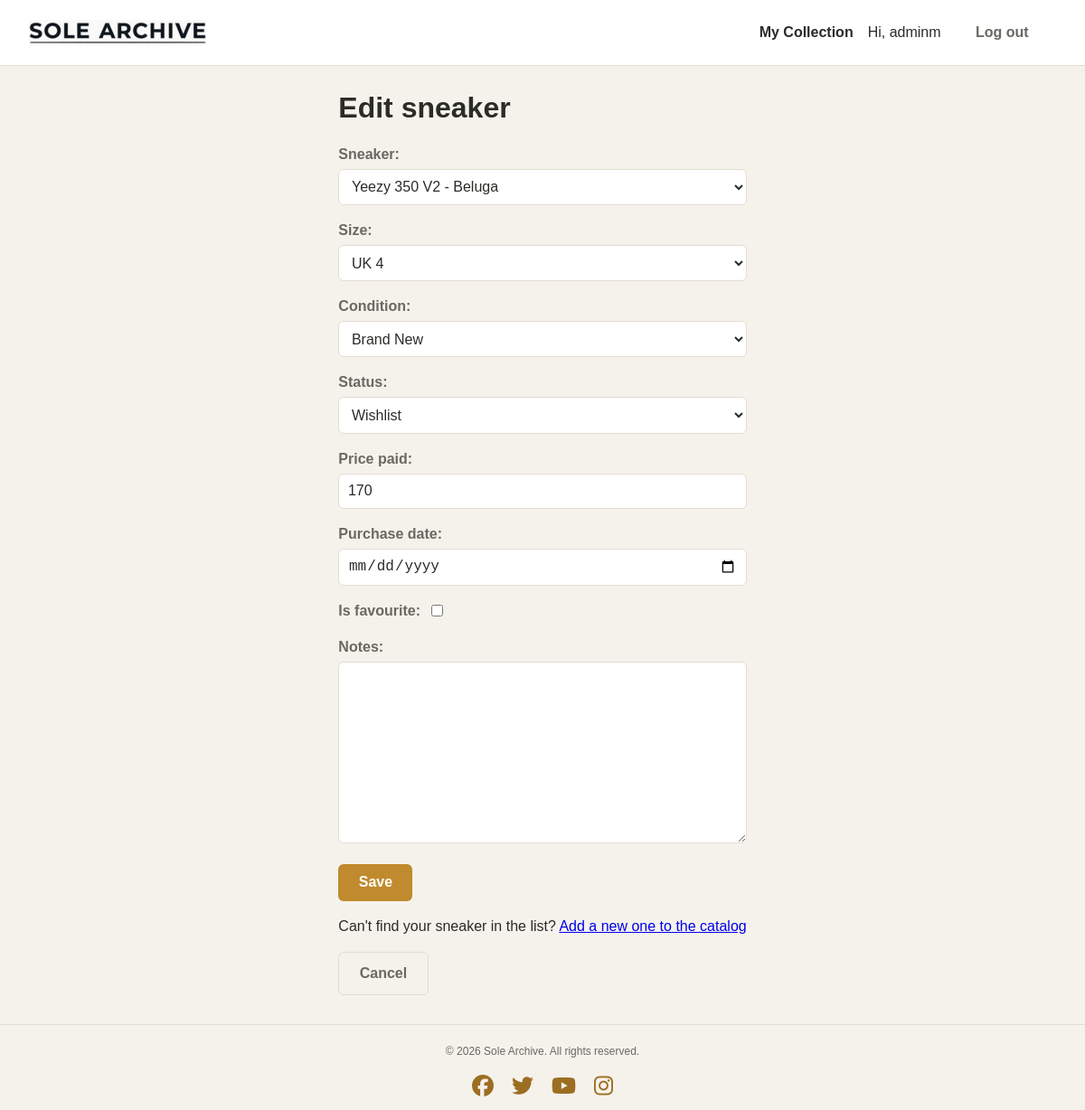
The app's page /collection/4/edit/ (signed in), older data.
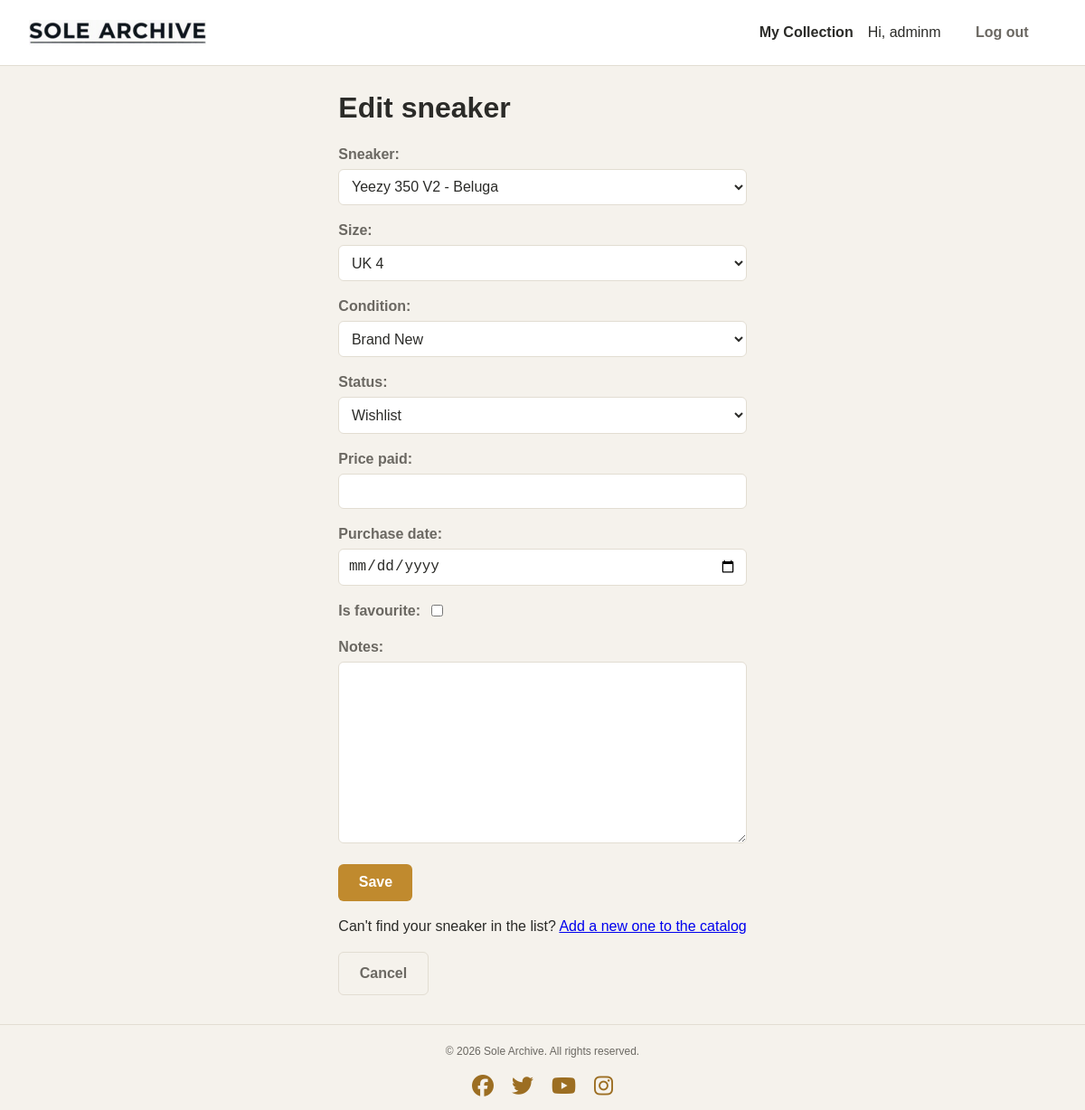
The same page, newer data.
### collection/models.py (models this page shows, shortened)
class CollectionItem(models.Model):
    CONDITION_CHOICES = [
        ('new', 'Brand New'),
        ('used', 'Used'),
    ]
    STATUS_CHOICES = [
        ('owned', 'Owned'),
        ('wishlist', 'Wishlist'),
    ]
    UK_SIZE_CHOICES = [
        ('3', 'UK 3'), ('3.5', 'UK 3.5'),
        ('4', 'UK 4'), ('4.5', 'UK 4.5'),
        ('5', 'UK 5'), ('5.5', 'UK 5.5'),
        ('6', 'UK 6'), ('6.5', 'UK 6.5'),
        ('7', 'UK 7'), ('7.5', 'UK 7.5'),
        ('8', 'UK 8'), ('8.5', 'UK 8.5'),
        ('9', 'UK 9'), ('9.5', 'UK 9.5'),
        ('10', 'UK 10'), ('10.5', 'UK 10.5'),
        ('11', 'UK 11'), ('11.5', 'UK 11.5'),
        ('12', 'UK 12'), ('12.5', 'UK 12.5'),
        ('13', 'UK 13'), ('13.5', 'UK 13.5'),
        ('14', 'UK 14'),
    ]
    user = models.ForeignKey(User, on_delete=models.CASCADE)
    sneaker = models.ForeignKey(Sneaker, on_delete=models.CASCADE)
    size = models.CharField(max_length=4, choices=UK_SIZE_CHOICES)  # UK size
    condition = models.CharField(max_length=10, choices=CONDITION_CHOICES, default='new')
    status = models.CharField(max_length=10, choices=STATUS_CHOICES, default='owned')
    price_paid = models.PositiveIntegerField(blank=True, null=True)  # whole pounds (£), no pence
    purchase_date = models.DateField(blank=True, null=True)
    is_favourite = models.BooleanField(default=False)
    notes = models.TextField(blank=True)
    date_added = models.DateTimeField(auto_now_add=True)

### collection/views.py (the view)
# urls.py: path('collection/<int:pk>/edit/', views.collection_update, name='collection_update'),
@login_required
def collection_update(request, pk):
    item = get_object_or_404(CollectionItem, pk=pk, user=request.user)
    if request.method == 'POST':
        form = CollectionItemForm(request.POST, request.FILES, instance=item)
        if form.is_valid():
            form.save()
            messages.success(request, f'"{item.sneaker}" was updated.')
            return redirect('collection_detail', pk=item.pk)
    else:
        form = CollectionItemForm(instance=item)
    return render(request, 'collection/collection_form.html', {'form': form})

### collection/forms.py
class CollectionItemForm(forms.ModelForm):
    class Meta:
        model = CollectionItem
        fields = ['sneaker', 'size', 'condition', 'status', 'price_paid', 'purchase_date', 'is_favourite', 'notes']
        widgets = {
            'purchase_date': forms.DateInput(attrs={'type': 'date'}),
        }

### collection/models.py (called while the page is built)
    def __str__(self):
        return self.brand.name + " " + self.silhouette + " - " + self.colorway

### templates/collection/collection_form.html (shortened to what this page needs)
{% extends 'base.html' %}
{% block content %}
    <h1>
        {% if form.instance.pk %}
            Edit sneaker
        {% else %}
            Add sneaker
        {% endif %}
    </h1>
    <form method="post" enctype="multipart/form-data">
        {{ form.as_p }}
        <button type="submit">Save</button>
    </form>
    <p>Can't find your sneaker in the list? <a href="{% url 'sneaker_create' %}">Add a new one to the catalog</a></p>
    <a href="{% url 'collection_list' %}" class="btn btn-cancel">Cancel</a>
{% endblock %}

Row changes from the older to the newer data that the page shows:
changed CollectionItem "Yeezy 350 V2 - Beluga": price_paid "170" → (not shown)
